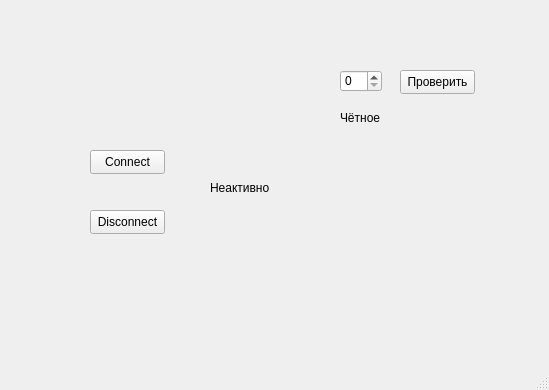
<?xml version="1.0" encoding="UTF-8"?>
<ui version="4.0">
 <class>MainWindow</class>
 <widget class="QMainWindow" name="MainWindow">
  <property name="geometry">
   <rect>
    <x>0</x>
    <y>0</y>
    <width>549</width>
    <height>390</height>
   </rect>
  </property>
  <property name="windowTitle">
   <string>MainWindow</string>
  </property>
  <widget class="QWidget" name="centralwidget">
   <widget class="QPushButton" name="btnConnect">
    <property name="geometry">
     <rect>
      <x>90</x>
      <y>150</y>
      <width>75</width>
      <height>24</height>
     </rect>
    </property>
    <property name="text">
     <string>Connect</string>
    </property>
   </widget>
   <widget class="QPushButton" name="btnDisconnect">
    <property name="geometry">
     <rect>
      <x>90</x>
      <y>210</y>
      <width>75</width>
      <height>24</height>
     </rect>
    </property>
    <property name="text">
     <string>Disconnect</string>
    </property>
   </widget>
   <widget class="QLabel" name="parityLabel">
    <property name="geometry">
     <rect>
      <x>340</x>
      <y>110</y>
      <width>49</width>
      <height>16</height>
     </rect>
    </property>
    <property name="text">
     <string>Чётное</string>
    </property>
   </widget>
   <widget class="QSpinBox" name="spinBoxOfNumber">
    <property name="geometry">
     <rect>
      <x>340</x>
      <y>70</y>
      <width>42</width>
      <height>22</height>
     </rect>
    </property>
    <property name="maximum">
     <number>9</number>
    </property>
   </widget>
   <widget class="QPushButton" name="btnGetParity">
    <property name="geometry">
     <rect>
      <x>400</x>
      <y>70</y>
      <width>75</width>
      <height>24</height>
     </rect>
    </property>
    <property name="text">
     <string>Проверить</string>
    </property>
   </widget>
   <widget class="QLabel" name="statusLabel">
    <property name="geometry">
     <rect>
      <x>210</x>
      <y>180</y>
      <width>71</width>
      <height>16</height>
     </rect>
    </property>
    <property name="text">
     <string>Неактивно</string>
    </property>
   </widget>
  </widget>
  <widget class="QMenuBar" name="menubar">
   <property name="geometry">
    <rect>
     <x>0</x>
     <y>0</y>
     <width>549</width>
     <height>22</height>
    </rect>
   </property>
  </widget>
  <widget class="QStatusBar" name="statusbar"/>
 </widget>
 <resources/>
 <connections/>
</ui>
